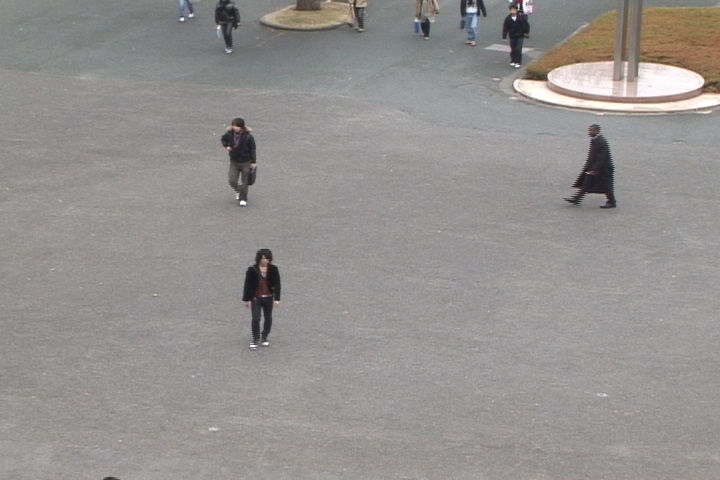
#> input picture data/task_pedestrian_detection/data/1.jpg, 720 x 480 px
$ python create_gradient_histrogram.py ../../task_pedestrian_detection/data/1.jpg
#> lines starting #> are read from the running program, lines starting #| are printed output that depends on the picture
#> in main, img is the input picture: shape (480, 720, 3); mean B, G, R 143.8, 145.8, 148.3
import cv2, sys
import numpy as np
import matplotlib.pyplot as plt

def createDiff(img):

    img = img.astype(np.int32)
    H, W = img.shape[:2]
#> H = 480; W = 720

    diffX = img[:,0:W-1,:] - img[:,1:W,:]
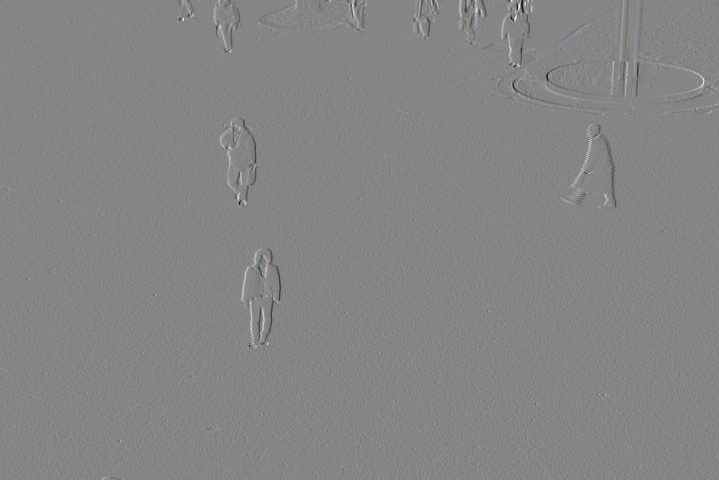
#> diffX: shape (480, 719, 3) int32; mean B, G, R 0, 0, 0; drawn with min black and max white
    diffX = diffX.flatten()

    diffY = img[0:H-1,:,:] - img[1:H,:,:]
    diffY = diffY.flatten()

    merged = np.concatenate((diffX, diffY))

    return merged

def main():

    argv = sys.argv
    argc = len(argv)

    print('%s creates histogram of image gradient' % argv[0])
    print('[usage] python %s <image file>' % argv[0])

    if argc < 2:
        quit()

    img = cv2.imread(argv[1])
    diff = createDiff(img)

    print(np.min(diff), np.max(diff))
#| -184 152

    hist = np.histogram(diff, bins=255*2+1, range=(-255,255))[0]
#> hist = 511 values, max 267154 at index 255, min 0 at index 0, mean 4050.9
    plt.plot(hist)
    plt.yscale('log')
    plt.show()
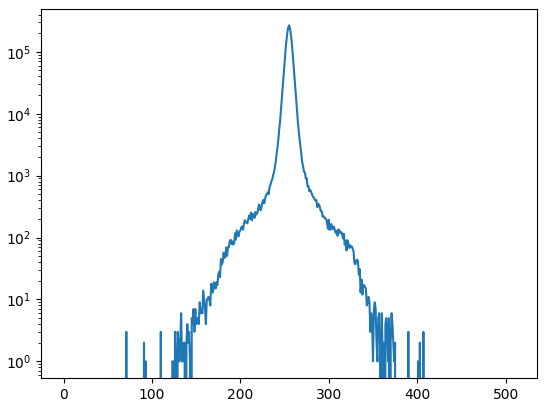
#> figure drawn by matplotlib, 1 panel; curve peaks at x = 255, y = 267154

if __name__ == '__main__':
    main()
